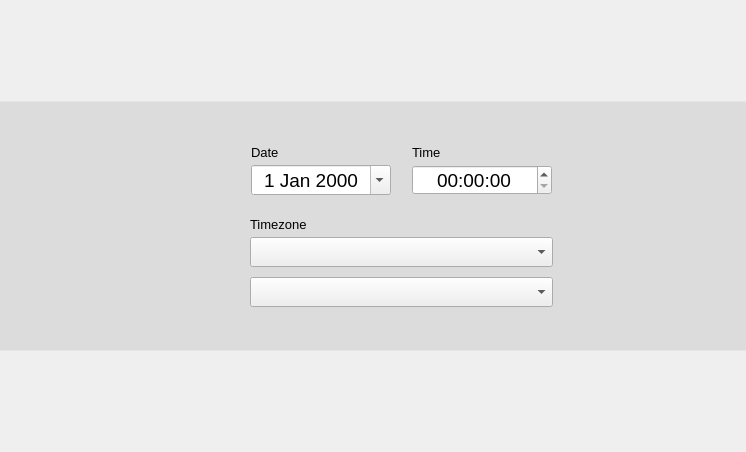
<?xml version="1.0" encoding="UTF-8"?>
<ui version="4.0">
 <class>DateTimeWidget</class>
 <widget class="QWidget" name="DateTimeWidget">
  <property name="geometry">
   <rect>
    <x>0</x>
    <y>0</y>
    <width>746</width>
    <height>452</height>
   </rect>
  </property>
  <property name="sizePolicy">
   <sizepolicy hsizetype="Preferred" vsizetype="Fixed">
    <horstretch>0</horstretch>
    <verstretch>0</verstretch>
   </sizepolicy>
  </property>
  <property name="minimumSize">
   <size>
    <width>596</width>
    <height>0</height>
   </size>
  </property>
  <property name="windowTitle">
   <string/>
  </property>
  <property name="styleSheet">
   <string notr="true"/>
  </property>
  <layout class="QGridLayout" name="gridLayout">
   <property name="margin">
    <number>0</number>
   </property>
   <item row="0" column="0">
    <widget class="QFrame" name="frame">
     <property name="sizePolicy">
      <sizepolicy hsizetype="Expanding" vsizetype="Preferred">
       <horstretch>0</horstretch>
       <verstretch>0</verstretch>
      </sizepolicy>
     </property>
     <property name="minimumSize">
      <size>
       <width>600</width>
       <height>250</height>
      </size>
     </property>
     <property name="maximumSize">
      <size>
       <width>16777215</width>
       <height>250</height>
      </size>
     </property>
     <property name="styleSheet">
      <string notr="true">#frame{
background-color: rgba(0, 0, 0, 20);
border-top: 1px solid rgba(255, 255, 255, 75);/*white*/
border-bottom: 1px solid rgba(255, 255, 255, 75);/*white*/
}</string>
     </property>
     <property name="frameShape">
      <enum>QFrame::NoFrame</enum>
     </property>
     <property name="frameShadow">
      <enum>QFrame::Raised</enum>
     </property>
     <layout class="QHBoxLayout" name="horizontalLayout_2">
      <property name="spacing">
       <number>50</number>
      </property>
      <property name="leftMargin">
       <number>0</number>
      </property>
      <property name="topMargin">
       <number>20</number>
      </property>
      <property name="rightMargin">
       <number>0</number>
      </property>
      <property name="bottomMargin">
       <number>20</number>
      </property>
      <item>
       <spacer name="horizontalSpacer">
        <property name="orientation">
         <enum>Qt::Horizontal</enum>
        </property>
        <property name="sizeHint" stdset="0">
         <size>
          <width>40</width>
          <height>20</height>
         </size>
        </property>
       </spacer>
      </item>
      <item>
       <widget class="QLabel" name="label">
        <property name="text">
         <string/>
        </property>
        <property name="pixmap">
         <pixmap resource="../../../../yali-theme-pisi-1.0/data.qrc">:/gui/pics/preferences-system-time-big.png</pixmap>
        </property>
       </widget>
      </item>
      <item>
       <layout class="QVBoxLayout" name="verticalLayout">
        <property name="spacing">
         <number>0</number>
        </property>
        <property name="topMargin">
         <number>0</number>
        </property>
        <property name="rightMargin">
         <number>0</number>
        </property>
        <item>
         <spacer name="verticalSpacer">
          <property name="orientation">
           <enum>Qt::Vertical</enum>
          </property>
          <property name="sizeHint" stdset="0">
           <size>
            <width>303</width>
            <height>13</height>
           </size>
          </property>
         </spacer>
        </item>
        <item>
         <layout class="QHBoxLayout" name="horizontalLayout_3">
          <property name="spacing">
           <number>20</number>
          </property>
          <property name="bottomMargin">
           <number>0</number>
          </property>
          <item>
           <layout class="QVBoxLayout" name="verticalLayout_3">
            <property name="spacing">
             <number>5</number>
            </property>
            <property name="bottomMargin">
             <number>0</number>
            </property>
            <item>
             <widget class="QLabel" name="label_2">
              <property name="font">
               <font>
                <pointsize>10</pointsize>
               </font>
              </property>
              <property name="text">
               <string>Date</string>
              </property>
             </widget>
            </item>
            <item>
             <widget class="QDateEdit" name="calendarWidget">
              <property name="sizePolicy">
               <sizepolicy hsizetype="Preferred" vsizetype="Preferred">
                <horstretch>0</horstretch>
                <verstretch>0</verstretch>
               </sizepolicy>
              </property>
              <property name="minimumSize">
               <size>
                <width>140</width>
                <height>30</height>
               </size>
              </property>
              <property name="maximumSize">
               <size>
                <width>140</width>
                <height>30</height>
               </size>
              </property>
              <property name="font">
               <font>
                <pointsize>14</pointsize>
                <weight>50</weight>
                <bold>false</bold>
               </font>
              </property>
              <property name="wrapping">
               <bool>false</bool>
              </property>
              <property name="frame">
               <bool>true</bool>
              </property>
              <property name="alignment">
               <set>Qt::AlignCenter</set>
              </property>
              <property name="readOnly">
               <bool>false</bool>
              </property>
              <property name="buttonSymbols">
               <enum>QAbstractSpinBox::NoButtons</enum>
              </property>
              <property name="accelerated">
               <bool>false</bool>
              </property>
              <property name="keyboardTracking">
               <bool>true</bool>
              </property>
              <property name="date">
               <date>
                <year>2000</year>
                <month>1</month>
                <day>1</day>
               </date>
              </property>
              <property name="calendarPopup">
               <bool>true</bool>
              </property>
             </widget>
            </item>
           </layout>
          </item>
          <item>
           <layout class="QVBoxLayout" name="verticalLayout_2">
            <property name="spacing">
             <number>5</number>
            </property>
            <property name="topMargin">
             <number>0</number>
            </property>
            <item>
             <widget class="QLabel" name="label_3">
              <property name="font">
               <font>
                <pointsize>10</pointsize>
               </font>
              </property>
              <property name="text">
               <string>Time</string>
              </property>
             </widget>
            </item>
            <item>
             <widget class="QTimeEdit" name="timeEdit">
              <property name="sizePolicy">
               <sizepolicy hsizetype="Preferred" vsizetype="Preferred">
                <horstretch>0</horstretch>
                <verstretch>0</verstretch>
               </sizepolicy>
              </property>
              <property name="minimumSize">
               <size>
                <width>140</width>
                <height>30</height>
               </size>
              </property>
              <property name="maximumSize">
               <size>
                <width>140</width>
                <height>30</height>
               </size>
              </property>
              <property name="font">
               <font>
                <pointsize>14</pointsize>
                <weight>50</weight>
                <bold>false</bold>
               </font>
              </property>
              <property name="styleSheet">
               <string notr="true"/>
              </property>
              <property name="alignment">
               <set>Qt::AlignCenter</set>
              </property>
              <property name="displayFormat">
               <string notr="true">HH:mm:ss</string>
              </property>
              <property name="calendarPopup">
               <bool>true</bool>
              </property>
             </widget>
            </item>
           </layout>
          </item>
         </layout>
        </item>
        <item>
         <spacer name="verticalSpacer_3">
          <property name="orientation">
           <enum>Qt::Vertical</enum>
          </property>
          <property name="sizeHint" stdset="0">
           <size>
            <width>303</width>
            <height>13</height>
           </size>
          </property>
         </spacer>
        </item>
        <item>
         <layout class="QVBoxLayout" name="verticalLayout_4">
          <property name="spacing">
           <number>5</number>
          </property>
          <property name="bottomMargin">
           <number>0</number>
          </property>
          <item>
           <widget class="QLabel" name="label_4">
            <property name="font">
             <font>
              <pointsize>10</pointsize>
             </font>
            </property>
            <property name="text">
             <string>Timezone</string>
            </property>
           </widget>
          </item>
          <item>
           <widget class="QComboBox" name="continentList">
            <property name="minimumSize">
             <size>
              <width>0</width>
              <height>30</height>
             </size>
            </property>
           </widget>
          </item>
          <item>
           <spacer name="verticalSpacer_4">
            <property name="orientation">
             <enum>Qt::Vertical</enum>
            </property>
            <property name="sizeType">
             <enum>QSizePolicy::Fixed</enum>
            </property>
            <property name="sizeHint" stdset="0">
             <size>
              <width>20</width>
              <height>5</height>
             </size>
            </property>
           </spacer>
          </item>
          <item>
           <widget class="QComboBox" name="countryList">
            <property name="minimumSize">
             <size>
              <width>0</width>
              <height>30</height>
             </size>
            </property>
           </widget>
          </item>
         </layout>
        </item>
        <item>
         <spacer name="verticalSpacer_2">
          <property name="orientation">
           <enum>Qt::Vertical</enum>
          </property>
          <property name="sizeHint" stdset="0">
           <size>
            <width>303</width>
            <height>13</height>
           </size>
          </property>
         </spacer>
        </item>
       </layout>
      </item>
      <item>
       <spacer name="horizontalSpacer_2">
        <property name="orientation">
         <enum>Qt::Horizontal</enum>
        </property>
        <property name="sizeHint" stdset="0">
         <size>
          <width>40</width>
          <height>20</height>
         </size>
        </property>
       </spacer>
      </item>
     </layout>
    </widget>
   </item>
  </layout>
 </widget>
 <resources>
  <include location="../../../../yali-theme-pisi-1.0/data.qrc"/>
 </resources>
 <connections/>
</ui>
